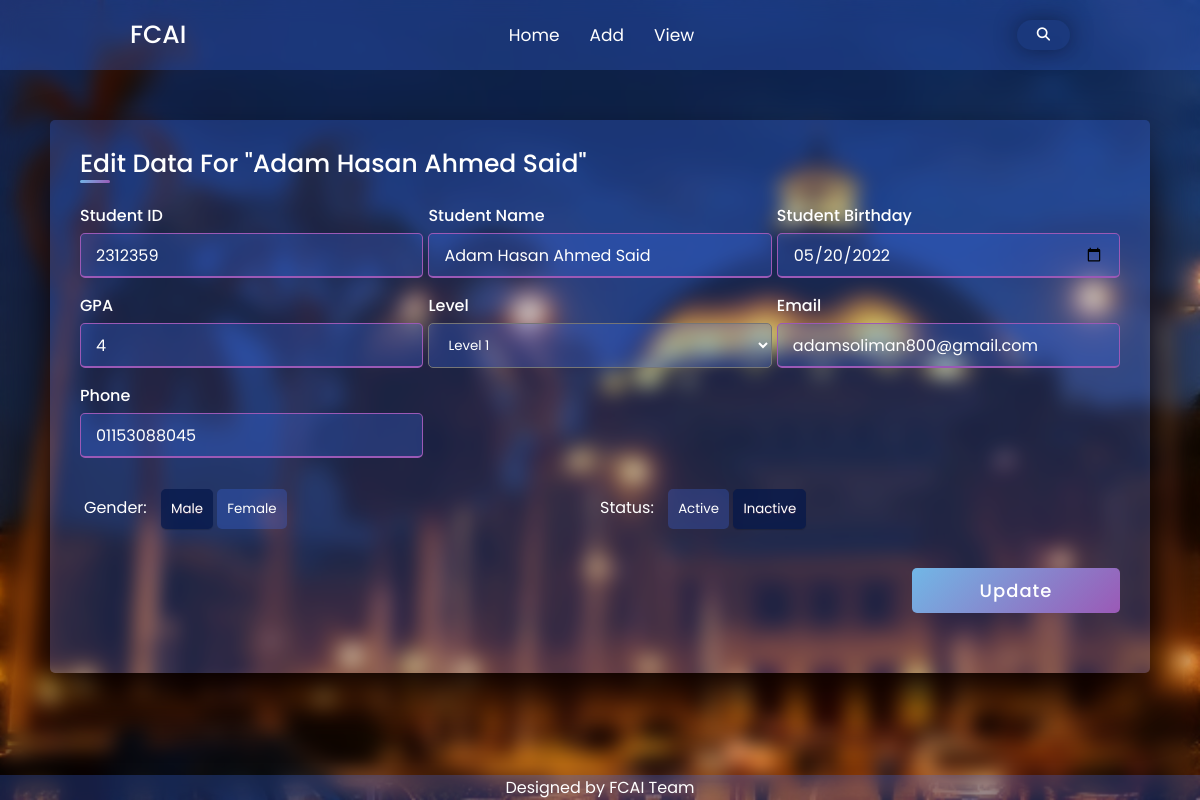
/edit/29, run on the app's committed database.
### student/models.py (models this page shows)
class Student(models.Model):
    sid = models.IntegerField()
    sBD = models.DateField()
    name = models.CharField(max_length = 500)
    phone = models.CharField(max_length=11)
    email = models.CharField(max_length = 500)
    level = models.CharField(max_length = 10)
    Dpt = models.CharField(max_length = 200, null=True, blank=True)
    sgpa = models.CharField(max_length=200)
    level = models.CharField(max_length=200)
    gender = models.BooleanField(default= True)
    stat = models.BooleanField(default = True)

### student/views.py (the view)
# urls.py: path('edit/<int:id>' , views.Edit , name = 'Edit'),
def Edit(request, id):
    editStudent = Student.objects.get(id = id)
    return render(request , 'student/Edit.html', {'editStudent' : editStudent})

### templates/student/Edit.html (shortened to what this page needs)
{% load static %}
<!DOCTYPE html>
<html lang="en">
<head>
    <link rel="stylesheet" href="{% static 'css/styles.css' %}">
    <link href='https://unpkg.com/boxicons@2.1.1/css/boxicons.min.css' rel='stylesheet'>
    <link rel="stylesheet" href="https://cdnjs.cloudflare.com/ajax/libs/font-awesome/6.1.1/css/all.min.css" />
</head>
<body>
        <header>
            <nav>
                <div class="nav-bar">
                    <span class="logo"><a href="#">FCAI</a></span>
                    <div class="menu">
                        <ul class="nav-links">
                            <li><a href="{% url 'index' %}">Home</a></li>
                            <li><a href="{% url 'add' %}">Add</a></li>
                            <li><a href="{% url 'view' %}">View</a></li>
                        </ul>
                    </div>
                    <form class="searchContainer"  method=POST  action = "{% url 'result' %}">
                        <button type="submit" class="searchBtn">
                          <i class="fas fa-search"></i>
                        </button>
                      </form>
                </div>
            </nav>
        </header>
    <section>
        <div class="addForm">
            <div class="addTitle">Edit Data For "{{editStudent.name}}"</div>
            <div class="addFormContent">
              <form action="{% url 'editting' editStudent.id %}" id="form" method = POST>
                <div class="stdDetails addCustomDisplay">
                  <div class="input-box editInputWidth">
                    <label for="ID">Student ID</label>
                    <input type="number" id="ID" name="id" value="{{editStudent.sid}}" required>
                  </div>
                  <div class="input-box editInputWidth">
                    <label for="name">Student Name</label>
                    <input type="text" id="name" name="name" value="{{editStudent.name}}" required>
                  </div>
                  <div class="input-box editInputWidth">
                    <label for="BD">Student Birthday</label>
                    <input type="date" id="Bd" name="Birthday"required value="{{editStudent.sBD|date:'Y-m-d'}}">
                  </div>
                  <div class="input-box editInputWidth">
                    <label for="GPA">GPA</label>
                    <input type="number" id="GPA" name="GPA" value="{{editStudent.sgpa}}" required>
                  </div>
                  <div class="input-box editInputWidth">
                    <label for="level">Level</label>
                    <div class="select">
                        <select class="levelsOptions" id="levels" name = "level" onchange="getSelectValue()">
                          <option value="Level 1">Level 1</option>
                        </select>
                      </div>
                  </div>
                  <div class="input-box editInputWidth">
                    <label for="Email">Email</label>
                    <input type="email" id="email" name="email" value="{{editStudent.email}}" required>
                  </div>
                  <div class="input-box editInputWidth">
                    <label for="phone">Phone</label>
                    <input type="number" id="phone" name="phone" value="{{editStudent.phone}}" required>
                  </div>
                </div>
                <div class="radio">
                  <div class="gender">
                    <label for="gender">Gender:</label>
                    {% if editStudent.gender == True  %}
                      <input label="Male" type="radio" name="gender" value="True" checked required>
                      <input label="Female" type="radio" name="gender" value="False" required>
                    {% else %}
                      <input label="Male" type="radio" name="gender" value="True" required>
                      <input label="Female" type="radio" name="gender" value="False" checked required>
                    {% endif %}
                  </div>
                  <div class="status">
                    <label for="status">Status:</label>
                    {% if editStudent.stat == True  %}
                      <input label="Active" type="radio" name="status" value="True" checked required>
                      <input label="Inactive" type="radio" name="status" value="False" required>
                    {% else %}
                      <input label="Active" type="radio" name="status" value="True" required>
                      <input label="Inactive" type="radio" name="status" value="False" checked required>
                    {% endif %}
                  </div>
                </div>
                <div class="button">
                  <div id="status">
                  </div>
                  <input type="submit" value="Update" id="update">
                </div>
              </form>
            </div>
          </div>
    </section>
    <footer>
        <p>Designed by FCAI Team</p>
    </footer>
</body>
</html>

### static/css/styles.css (style rules this page uses)
* { margin: 0; padding: 0; box-sizing: border-box; font-family: 'Poppins', sans-serif; }
:root { --body-color: #E4E9F7; --nav-color: #4070f445; --side-nav: #010718; --text-color: #FFF; --search-bar: #F2F2F2; --search-text: #010718; --Dark-color: #24252657; }
body { min-height: 100vh; height: auto; background-image: url('../image/cover_cairo.jpg'); background-size: cover; background-position: center; backdrop-filter: blur(10px); background-repeat: no-repeat; }
#status { display: flex; justify-content: left; align-items: center; border-radius: 10px; padding: 0px 10px 0px 10px; color: var(--text-color); }
nav { top: 0; left: 0; height: 70px; width: 100%; background-color: var(--nav-color); z-index: 100; }
nav .nav-bar { position: relative; height: 100%; max-width: 1000px; width: 100%; margin: 0 auto; padding: 0 30px; display: flex; align-items: center; justify-content: space-between; }
nav .nav-bar .logo a { font-size: 25px; font-weight: 500; color: var(--text-color); text-decoration: none; }
.nav-bar .nav-links { display: flex; align-items: center; }
.nav-bar .nav-links li { margin: 0 5px; list-style: none; }
.nav-links li a { position: relative; font-size: 17px; font-weight: 400; color: var(--text-color); text-decoration: none; padding: 10px; }
.nav-links li a::before { content: ''; position: absolute; left: 50%; bottom: 0; transform: translateX(-50%); height: 6px; width: 6px; border-radius: 50%; background-color: var(--text-color); opacity: 0; transition: all 0.3s ease; }
.searchContainer { height: 30px; border-radius: 30px; padding: 10px 20px; display: flex; align-items: center; cursor: pointer; transition: 0.8s; box-shadow: 0 0 25px 0 rgba(0, 0, 0, 0.4); }
.searchContainer .searchBtn .fas { color: var(--text-color); }
.searchContainer .searchBtn { background: none; border: none; width: 100%; }
section { padding: 50px; }
.addForm { background-color: var(--nav-color); padding: 25px 30px; border-radius: 5px; box-shadow: 0 30px 50px rgb(10 0 0); margin: auto; }
.addForm .addTitle { font-size: 25px; font-weight: 500; position: relative; color: var(--text-color); }
.addForm .addTitle::before { content: ""; position: absolute; left: 0; bottom: 0; height: 3px; width: 30px; border-radius: 5px; background: linear-gradient(135deg, #71b7e6, #9b59b6); }
.addFormContent form .stdDetails { margin: 20px 0 12px 0; }
.addCustomDisplay { display: flex; flex-wrap: wrap; justify-content: space-between; }
form .stdDetails .input-box { margin-bottom: 15px; }
.editInputWidth { width: 33%; }
form .input-box label { display: block; font-weight: 500; margin-bottom: 5px; color: var(--text-color); }
.stdDetails .input-box input { height: 45px; width: 100%; color: var(--text-color); outline: none; font-size: 16px; border-radius: 5px; padding: 15px 15px; border: 1px solid rgb(99, 57, 57); border-bottom-width: 2px; transition: all 0.3s ease; background-color: var(--nav-color); }
.stdDetails .input-box input:focus, .stdDetails .input-box input:valid { border-color: #9b59b6; }
::placeholder { color: var(--text-color); font-weight: lighter; }
.radio { padding: 4px; border-radius: 3px; position: relative; display: flex; }
.gender { width: 50%; }
.radio label { color: var(--text-color); margin-right: 10px; }
.radio input { width: auto; height: 100%; appearance: none; outline: none; cursor: pointer; border-radius: 5px; padding: 10px 10px; background: var(--nav-color); color: var(--text-color); }
.radio input:checked { background-color: #05184aba; color: #fff; box-shadow: 0 1px 1px #0000002e; text-shadow: 0 1px 0px #79485f7a; }
.radio input:before { content: attr(label); display: inline-block; text-align: center; width: 100%; }
form .button { height: 45px; margin: 35px 0; display: flex; justify-content: space-between; }
form .button input { height: 100%; width: 20%; border-radius: 5px; border: none; color: #fff; font-size: 18px; font-weight: 500; letter-spacing: 1px; cursor: pointer; transition: all 0.3s ease; background: linear-gradient(135deg, #71b7e6, #9b59b6); }
.levelsOptions { width: 100%; height: 45px; border-radius: 5px; padding: 10px 15px; background-color: var(--nav-color); color: var(--text-color); }
.levelsOptions option { background-color: var(--nav-color); color: #010718; }
footer { background-color: var(--nav-color); text-align: center; bottom: 0; position: absolute; width: 100%; }
footer p { color: var(--text-color); }

### data on the page
Student: name "Adam Hasan Ahmed Said", id "2312359", Birthday "05/20/2022", GPA "4", email "adamsoliman800@gmail.com", phone "01153088045"
